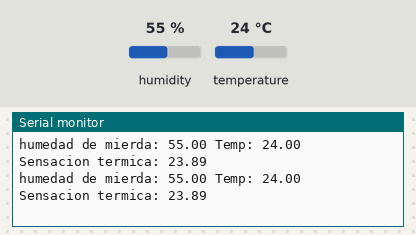
The sketch below on a simulated Arduino Uno, built with avr-gcc and run on an emulated ATmega328P. Parts: the last lines printed to the serial monitor. The inputs (shaded band) are chosen by the test bench; at power-on: humidity 55 %, temperature 24 °C.

Above: at 10.8 s.
10.9 s: humidity set to 22 %
At 16.6 s:
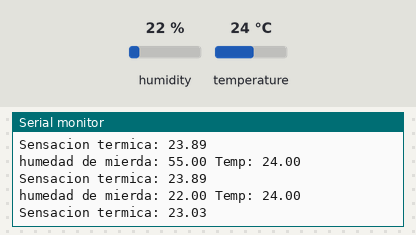
18.4 s: temperature set to 12 °C
At 21.3 s:
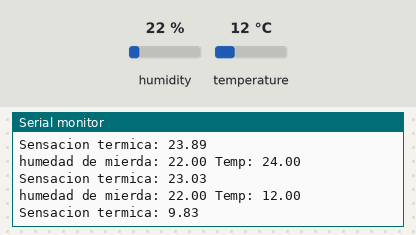
25.9 s: humidity set to 40 %
At 30.7 s:
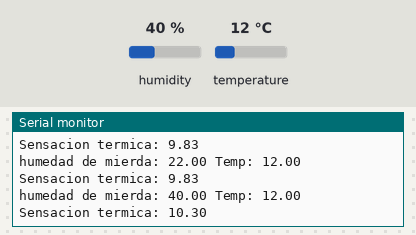
Timing chart, 0 to 32.2 s (numbered marks = the images above; inputs shaded):
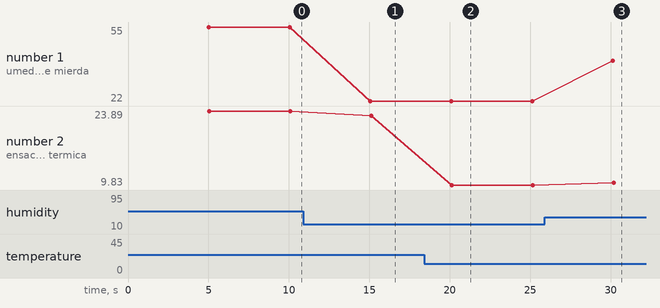

Measured:
- after the input at 10.9 s, the serial monitor: prints a new line after 4.2 s (image 1)
- after the input at 18.4 s, the serial monitor: prints a new line after 1.7 s (image 2)
- after the input at 25.9 s, the serial monitor: prints a new line after 4.2 s (image 3)
- plotted number 1: 55 → 22 after the input at 10.9 s, 22 → 40 after the input at 25.9 s
- plotted number 2: 23.89 → 23.03 after the input at 10.9 s, 23.03 → 9.83 after the input at 18.4 s, 9.83 → 10.3 after the input at 25.9 s

The sketch:

dht.ino
```cpp
#include <DHT.h>
#define DHTTYPE DHT11

DHT dht(2, DHTTYPE);
void setup() {
  Serial.begin(9600);
  dht.begin();
}

void loop() {
  delay(5000);
  const float h = dht.readHumidity();
  const float t = dht.readTemperature();
  if (isnan(h) || isnan(t)) {
    Serial.println(F("Sensor de mierrrda, todavia no anda!"));
    return;
  }
  float hi = dht.computeHeatIndex(t, h, false);
  Serial.print("humedad de mierda: ");
  Serial.print(h);
  Serial.print(" Temp: ");
  Serial.println(t);
  Serial.print("Sensacion termica: ");
  Serial.println(hi);
}
```
